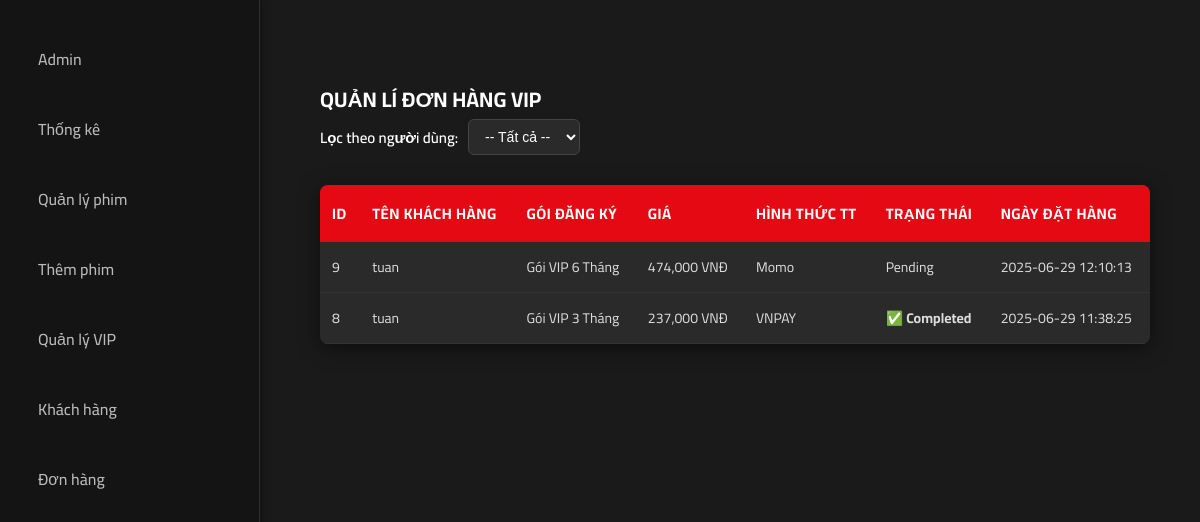
The app's page /netfix2/orders.php (signed in) with its own data.
### tables this page shows
CREATE TABLE `vip_orders` (
  `id` int(11) NOT NULL,
  `user_id` int(11) NOT NULL,
  `package_name` varchar(255) NOT NULL,
  `price` decimal(10,2) NOT NULL,
  `payment_method` varchar(255) NOT NULL,
  `status` varchar(50) NOT NULL DEFAULT 'Pending',
  `order_date` datetime DEFAULT current_timestamp(),
  `order_status` varchar(50) DEFAULT 'active'
);

CREATE TABLE `users` (
  `id` int(11) NOT NULL,
  `username` varchar(50) NOT NULL,
  `email` varchar(100) NOT NULL,
  `password` varchar(255) NOT NULL,
  `is_admin` tinyint(1) DEFAULT 0,
  `created_at` timestamp NOT NULL DEFAULT current_timestamp(),
  `updated_at` timestamp NOT NULL DEFAULT current_timestamp() ON UPDATE current_timestamp(),
  `is_vip` tinyint(4) DEFAULT 0,
  `vip_expires_at` datetime DEFAULT NULL
);

### netfix2/orders.php (the view, shortened to what this page needs)
<?php
require 'db.php';
$user_filter_id = isset($_GET['user_id']) ? (int)$_GET['user_id'] : null;
$orders = getAllVipOrders($conn, $user_filter_id);
function getAllVipOrders($conn, $user_id = null) {
    $query = "
        SELECT vo.id, u.username, vo.package_name, vo.price, vo.payment_method, vo.status, vo.order_date
        FROM vip_orders vo
        JOIN users u ON vo.user_id = u.id
    ";
    $query .= " ORDER BY vo.order_date DESC";
    $stmt = $conn->prepare($query);
    $stmt->execute();
    $result = $stmt->get_result();
    $orders = $result->fetch_all(MYSQLI_ASSOC);
    return $orders;
}
?>
<!DOCTYPE html>
<html lang="vi">
<head>
    <link href='https://unpkg.com/boxicons@2.0.7/css/boxicons.min.css' rel='stylesheet'>
    <link rel="stylesheet" href="grid.css"> <link rel="stylesheet" href="app.css">
</head>
<body>
    <div class="dashboard-wrapper">
        <?php include 'admin_sidebar.php' ?>
        <div class="main-content">
            <h2>QUẢN LÍ ĐƠN HÀNG VIP</h2>
            <form method="GET" style="margin-bottom: 20px;">
    <label for="user_filter">Lọc theo người dùng:</label>
    <select name="user_id" id="user_filter" onchange="this.form.submit()">
        <option value="">-- Tất cả --</option>
    </select>
</form>
            <table class="order-table">
                <thead>
                    <tr>
                        <th>ID</th>
                        <th>Tên khách hàng</th>
                        <th>Gói đăng ký</th>
                        <th>Giá</th>
                        <th>Hình thức TT</th>
                        <th>Trạng thái</th>
                        <th>Ngày đặt hàng</th>
                    </tr>
                </thead>
                <tbody>
                    <?php if (empty($orders)): ?>
                        <tr>
                            <td colspan="8" style="text-align: center;">Chưa có đơn hàng VIP nào.</td>
                        </tr>
                    <?php else: ?>
                        <?php foreach ($orders as $order): ?>
                            <tr>
                                <td><?php echo htmlspecialchars($order['id']); ?></td>
                                <td><?php echo htmlspecialchars($order['username']); ?></td>
                                <td><?php echo htmlspecialchars($order['package_name']); ?></td>
                                <td><?php echo number_format($order['price']); ?> VNĐ</td>
                                <td><?php echo htmlspecialchars($order['payment_method']); ?></td>
                                <td class="status-<?php echo htmlspecialchars($order['status']); ?>"><?php echo htmlspecialchars($order['status']); ?></td>
                                <td><?php echo htmlspecialchars($order['order_date']); ?></td>
                            </tr>
                        <?php endforeach; ?>
                    <?php endif; ?>
                </tbody>
            </table>
        </div>
    </div>
    <script src="../app.js"></script> </body>
</html>

### netfix2/app.css (style rules this page uses)
:root { --main-color: #c0392b; --body-bg: #181616; --box-bg: #221f1f; --text-color: #ffffff; --nav-height: 60px; --space-top: 30px; }
* { padding: 0; margin: 0; box-sizing: border-box; }
html { font-size: 16px; }
body { font-family: "Cairo", sans-serif; background-color: var(--body-bg); color: var(--text-color); padding-top: var(--nav-height); }
@media only screen and (max-width: 1280px) { html { font-size: 14px; } }

### netfix2/orders.php (style rules this page uses)
body { background-color: #1a1a1a; color: #fff; font-family: 'Cairo', sans-serif; margin: 0; padding: 0; }
.dashboard-wrapper { display: flex; max-width: 1400px; margin: 30px auto; padding: 20px; }
.main-content { margin-left: 270px; padding: 30px; width: calc(100% - 270px); animation: fadeIn 0.3s ease-in-out; }
.order-table { width: 100%; border-collapse: collapse; margin-top: 30px; background-color: #2a2a2a; border-radius: 8px; overflow: hidden; box-shadow: 0 4px 20px rgba(0, 0, 0, 0.5); }
.order-table th { background-color: #e50914; padding: 14px 12px; text-align: left; font-size: 15px; text-transform: uppercase; letter-spacing: 0.5px; }
.order-table td { padding: 12px; border-bottom: 1px solid #333; font-size: 14px; color: #ddd; }
form { margin-bottom: 20px; display: flex; align-items: center; gap: 10px; }
form label { color: #fff; font-weight: 600; font-size: 15px; }
form select { background-color: #2a2a2a; color: #fff; border: 1px solid #444; padding: 8px 12px; border-radius: 6px; font-size: 14px; transition: border 0.3s ease; }
.status-Completed { color: #28a745; font-weight: bold; }
.status-Completed::before { content: "✅ "; }

### records on screen
vip_orders: id "9", user.username "tuan", package_name "Gói VIP 6 Tháng", price "474,000", payment_method "Momo", status "Pending", order_date "2025-06-29 12:10:13"
vip_orders: id "8", user.username "tuan", package_name "Gói VIP 3 Tháng", price "237,000", payment_method "VNPAY", status "Completed", order_date "2025-06-29 11:38:25"
